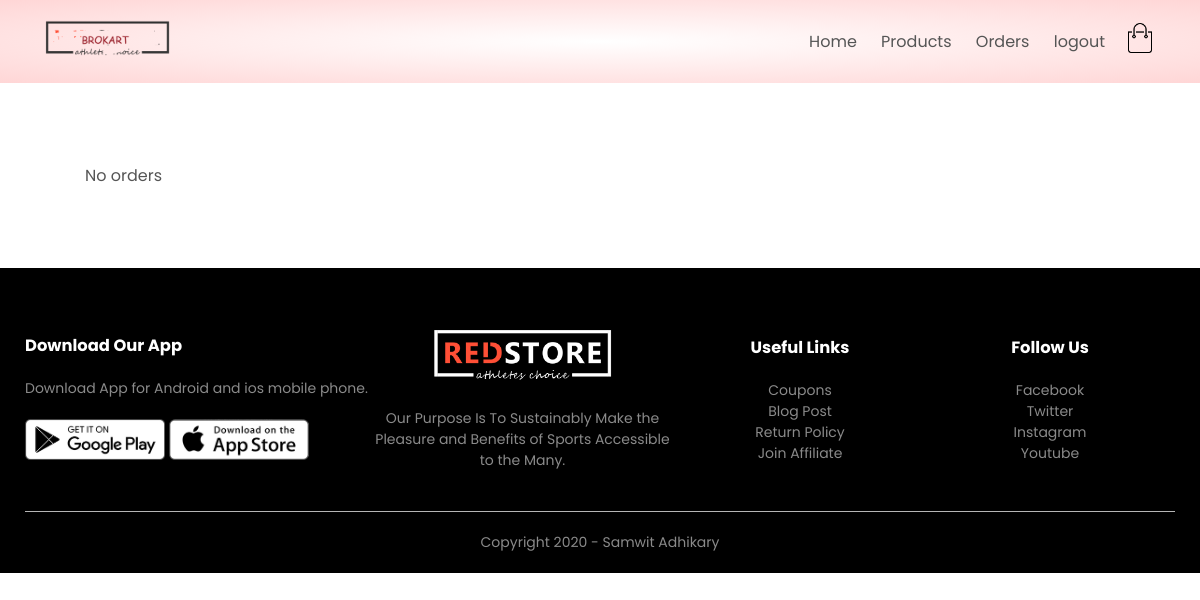
The page /orders/orders (signed in) on the database as committed earlier.
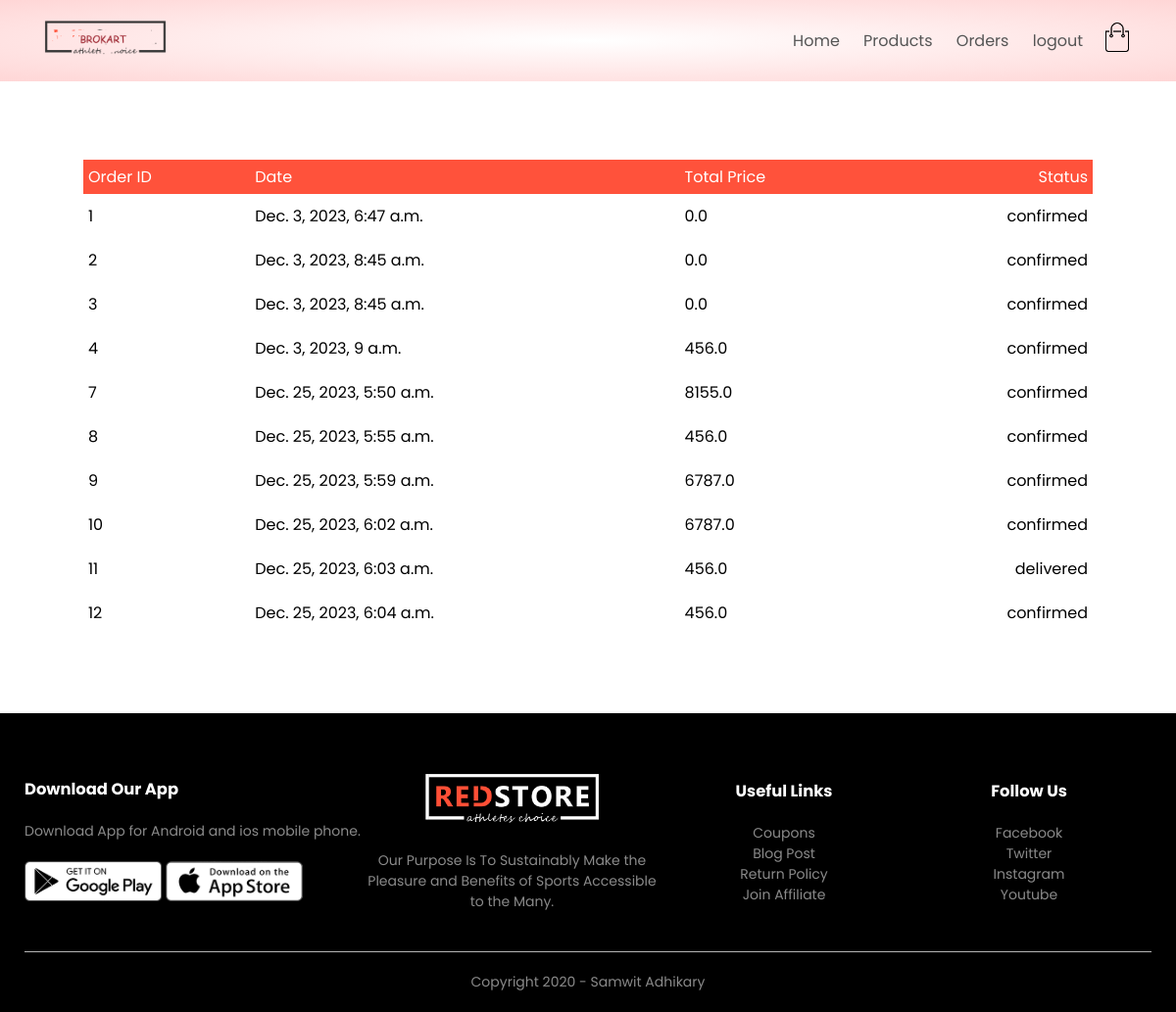
The same page on the database as committed later.
### orders/models.py (models this page shows, shortened)
class Order(models.Model):
    LIVE=1
    DELETE=0
    DELETE_CHOICES=((LIVE,'Live'),(DELETE,'Delete'))
    CART_STAGE=0
    ORDER_CONFIRMED=1
    ORDER_PROCESSED=2
    ORDER_DELIVERED=3
    ORDER_REJECTED=4
    STATUS_CHOICE=((ORDER_PROCESSED,"ORDER_PROCESSED"),
                   (ORDER_DELIVERED,"ORDER_DELIVERED"),
                   (ORDER_REJECTED,"ORDER_REJECTED"),
                   (ORDER_CONFIRMED,"ORDER_CONFIRMED")
                   )
    order_status=models.IntegerField(choices=STATUS_CHOICE,default=CART_STAGE)
    total_price=models.FloatField(default=0)
    owner=models.ForeignKey(Customer,on_delete=models.SET_NULL,null=True, related_name='orders')
    delete_status=models.IntegerField(choices=DELETE_CHOICES,default=LIVE)
    created_at=models.DateTimeField(auto_now_add=True)
    updated_at=models.DateTimeField(auto_now=True)

### orders/views.py (the view)
# urls.py: path('orders',views.show_orders,name='orders'),
@login_required(login_url='account')
def show_orders(request):
    user=request.user
    customer=user.customer_profile
    all_orders=Order.objects.filter(owner=customer).exclude(order_status=Order.CART_STAGE)
    context={'orders':all_orders}
    return render(request,'orders.html',context)

### orders/templatetags/getstatus.py (called while the page is built)
@register.simple_tag(name='getstatus')
def getstatus(status):
    status=status-1
    status_array=['confirmed','processed','delivered','rejected']
    return status_array[status]

### templates/orders.html
{% extends 'blank_layout.html' %}
 {% block content %}
 {% if messages %}
     {% for message in messages %}
         <li class="{{ message.tags }}">{{ message }}</li>
     {% endfor %}
 {% else %}
 {% include 'order_container.html'%}
 {% endif %}
 {% endblock content %}

### templates/blank_layout.html (shortened to what this page needs)
{% load static %}
<!DOCTYPE html>
<html lang="en">
<head>
    <link rel="stylesheet" href="{% static 'css/style.css' %}">
    <link rel="stylesheet" href="https://stackpath.bootstrapcdn.com/font-awesome/4.7.0/css/font-awesome.min.css">
</head>
<body>
    <div class="header">
        <div class="container">
            {% include 'menu.html' %}
        </div>
    </div>
    {% block content %}{% endblock content %}
    <div class="footer">
        <div class="container">
            <div class="row">
                <div class="footer-col-1">
                    <h3>Download Our App</h3>
                    <p>Download App for Android and ios mobile phone.</p>
                    <div class="app-logo">
                        <img src="{% static 'images/play-store.png' %}">
                        <img src="{% static 'images/app-store.png' %}">
                    </div>
                </div>
                <div class="footer-col-2">
                    <img src="{% static 'images/logo-white.png' %}">
                    <p>Our Purpose Is To Sustainably Make the Pleasure and Benefits of Sports Accessible to the Many.
                    </p>
                </div>
                <div class="footer-col-3">
                    <h3>Useful Links</h3>
                    <ul>
                        <li>Coupons</li>
                        <li>Blog Post</li>
                        <li>Return Policy</li>
                        <li>Join Affiliate</li>
                    </ul>
                </div>
                <div class="footer-col-4">
                    <h3>Follow Us</h3>
                    <ul>
                        <li>Facebook</li>
                        <li>Twitter</li>
                        <li>Instagram</li>
                        <li>Youtube</li>
                    </ul>
                </div>
            </div>
            <hr>
            <p class="copyright">Copyright 2020 - Samwit Adhikary</p>
        </div>
    </div>
</body>
</html>

### templates/menu.html (shortened to what this page needs)
{% load static %}
<div class="navbar">
    <div class="logo">
        <a href="index.html"><img src="{% static 'images/logo.png' %}" alt="logo" width="125px"></a>
    </div>
    <nav>
        <ul id="MenuItems">
            <li><a href="{% url 'home' %}">Home</a></li>
            <li><a href="{% url 'list_product' %}">Products</a></li>
           {% if not user.is_authenticated %}
            <li><a href="{% url 'account' %}">Account</a></li>
            {% else %}
            <li><a href="{% url 'orders' %}">Orders</a></li>
            <li><a href="{% url 'logout' %}">logout</a></li>
            {% endif %}
        </ul>
    </nav>
    {% if  user.is_authenticated %}
    <a href="{% url 'cart' %}"><img src="{% static 'images/cart.png' %}" width="30px" height="30px"></a>
    {% endif %}
</div>

### templates/order_container.html
{% load getstatus %}
<div class="small-container cart-page">
    {% if orders %}
    <table>
        <tbody><tr>
            <th>Order ID</th>
            <th>Date</th>
            <th>Total Price</th>
            <th>Status</th>
        </tr>
        {% for order in orders %}
        <tr>
          <td>{{ order.id }}</td>
          <td>{{ order.created_at }} </td>
          <td>{{ order.total_price }} </td>
          <td>{% getstatus order.order_status %}</td>
        </tr>
        {% endfor %}
    </tbody></table>
   {% else %}
   <p>No orders</p>
   {% endif %}
</div>

### static/css/style.css (style rules this page uses)
* { margin: 0; padding: 0; box-sizing: border-box; }
body { font-family: 'Poppins', sans-serif; }
.navbar { display: flex; align-items: center; padding: 20px; }
nav { flex: 1; text-align: right; }
nav ul { display: inline-block; list-style-type: none; }
nav ul li { display: inline-block; margin-right: 20px; }
a { text-decoration: none; color: #555; }
p { color: #555; }
.container { max-width: 1300px; margin: auto; padding-left: 25px; padding-right: 25px; }
.row { display: flex; align-items: center; flex-wrap: wrap; justify-content: space-around; }
.header { background: radial-gradient(#fff,#ffd6d6); }
.small-container { max-width: 1080px; margin: auto; padding-left: 25px; padding-right: 25px; }
.footer { background: black; color: #8a8a8a; font-size: 14px; padding: 60px 0 20px; }
.footer p { color: #8a8a8a; }
.footer h3 { color: #fff; margin-bottom: 20px; }
.footer-col-1, .footer-col-2, .footer-col-3, .footer-col-4 { min-width: 250px; margin-bottom: 20px; }
.footer-col-1 { flex-basis: 30%; }
.footer-col-2 { flex: 1; text-align: center; }
.footer-col-2 img { width: 180px; margin-bottom: 20px; }
.footer-col-3, .footer-col-4 { flex-basis: 12%; text-align: center; }
ul { list-style-type: none; }
.app-logo { margin-top: 20px; }
.app-logo img { width: 140px; }
.footer hr { border: none; background: #b5b5b5; height: 1px; margin: 20px 0; }
.copyright { text-align: center; }
.cart-page { margin: 80px auto; }
table { width: 100%; border-collapse: collapse; }
th { text-align: left; padding: 5px; color: #fff; background: #ff523b; font-weight: normal; }
td { padding: 10px 5px; }
td:last-child { text-align: right; }
th:last-child { text-align: right; }

Rows that differ between the two databases and show on the page:
added Order: id "1", created_at "Dec. 3, 2023, 6:47 a.m.", total_price "0.0", order_status "confirmed"
added Order: id "2", created_at "Dec. 3, 2023, 8:45 a.m.", total_price "0.0", order_status "confirmed"
added Order: id "3", created_at "Dec. 3, 2023, 8:45 a.m.", total_price "0.0", order_status "confirmed"
added Order: id "4", created_at "Dec. 3, 2023, 9 a.m.", total_price "456.0", order_status "confirmed"
added Order: id "7", created_at "Dec. 25, 2023, 5:50 a.m.", total_price "8155.0", order_status "confirmed"
added Order: id "8", created_at "Dec. 25, 2023, 5:55 a.m.", total_price "456.0", order_status "confirmed"
added Order: id "9", created_at "Dec. 25, 2023, 5:59 a.m.", total_price "6787.0", order_status "confirmed"
added Order: id "10", created_at "Dec. 25, 2023, 6:02 a.m.", total_price "6787.0", order_status "confirmed"
added Order: id "11", created_at "Dec. 25, 2023, 6:03 a.m.", total_price "456.0", order_status "delivered"
added Order: id "12", created_at "Dec. 25, 2023, 6:04 a.m.", total_price "456.0", order_status "confirmed"
Other text that changed with them:
text no longer shown: "No orders"
text now shown: "Order ID Date Total Price Status"
